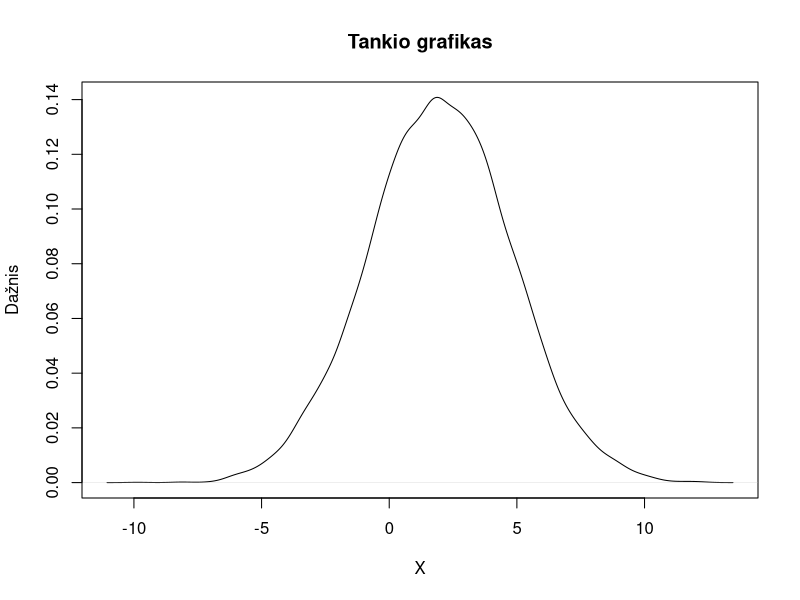
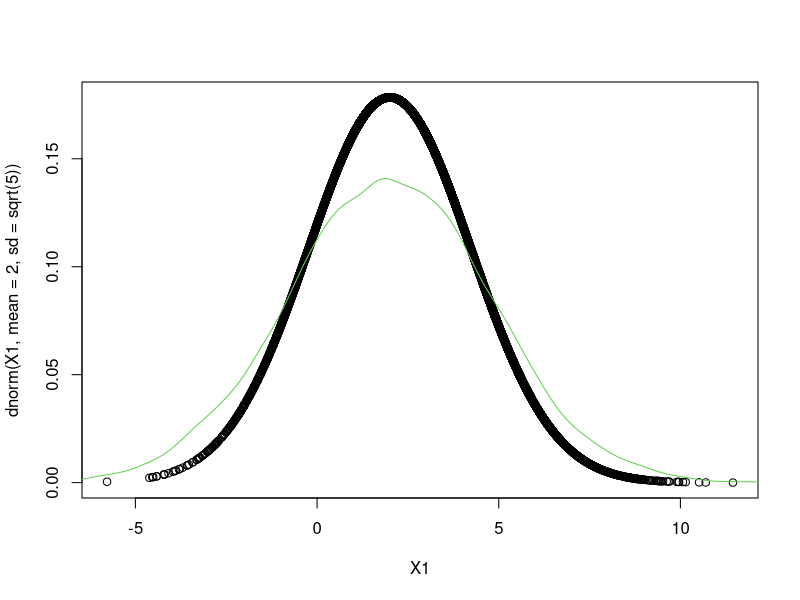

Write the R code that produced these figures, in order.
## ---- chunk 1
X1 = rnorm(10000, mean = 3, sd = sqrt(5))
X2 = rnorm(10000, mean = -1, sd = sqrt(3))
X1X2 = X1+X2
plot(density(X1X2), main = "Tankio grafikas", xlab = "X", ylab = "Dažnis")
plot(X1, dnorm(X1, mean = 2, sd = sqrt(5)))
lines(density(X1X2), col = 3)
## ---- chunk 2
mean(X1X2)
sd(X1X2)
median(X1X2)
prob <- pnorm(-2, mean = 2, sd = sqrt(5))+pnorm(2, mean = 2, sd = sqrt(5), lower.tail = FALSE)
prob
## ---- chunk 3
empirical <- function(){
  X3<-rnorm(10000, mean = 3, sd = sqrt(2))
  X4<-rnorm(10000, mean = -1, sd = sqrt(3))
  x=X3+X4
  i = (x > 2) | (x < -2)
  emp = sum(i)/10000
    return(emp)
}
## ---- chunk 4
empirical()
z <- replicate(10000, empirical())
## ---- chunk 5
mean(z)
